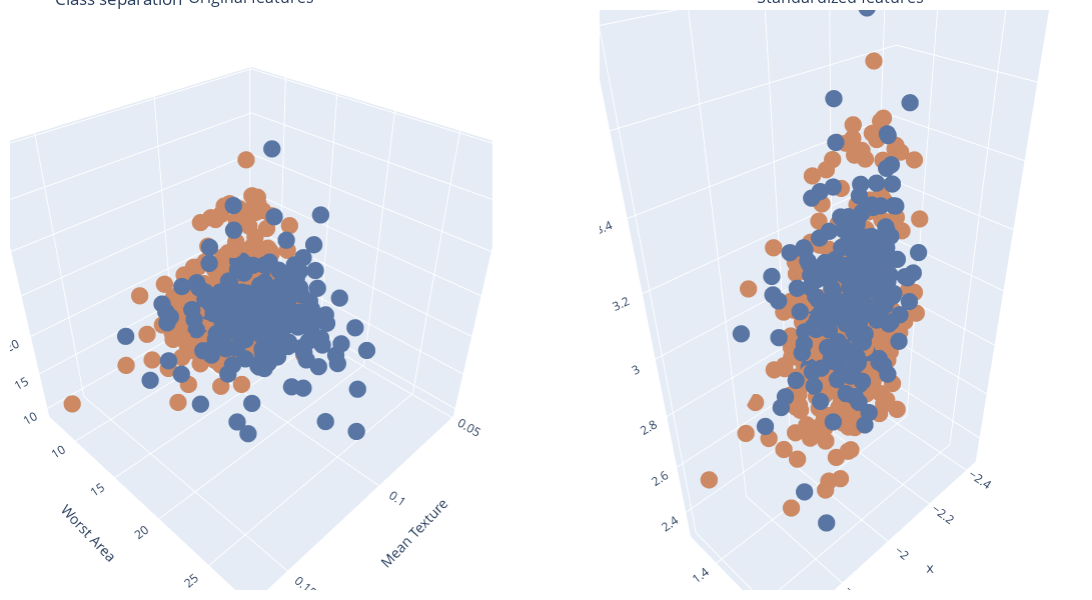

Notebook cell for this chart:
### Code cell
import plotly.graph_objects as go
from IPython.display import display
from plotly.subplots import make_subplots
from ipywidgets import interact, interact_manual

@interact
def viz_cluster_separation(
    feature1=[pair[0] +'_'+ pair[1] for pair in cluster[1]],
    feature2=[pair[0] +'_'+ pair[1] for pair in cluster[2]],
    feature3=[pair[0] +'_'+ pair[1] for pair in cluster[3]]
):
    '''
    '''
    labels = eda.data[('label', '')]
    feature1 = tuple(feature1.split('_', 1))
    feature2 = tuple(feature2.split('_', 1))
    feature3 = tuple(feature3.split('_', 1))

    fig =\
        make_subplots(
            rows=1, cols=2,
            specs=[
                [{'is_3d': True}, {'is_3d': True}]
            ],
            print_grid=False,
            subplot_titles=('Original features', 'Standardized features')
        )

    x = eda.data[feature1]
    y = eda.data[feature2]
    z = eda.data[feature3]

    fig.add_trace(
        go.Scatter3d(
            x=x,
            y=y,
            z=z,
            mode='markers',
            showlegend=False,
            
            marker=dict(
                size=6,
                color=labels,
                colorscale=['#CC8963', '#5875A4'],
                opacity=1.0
            )
        ),
        row=1, col=1
    )

    x = transformed[feature1]
    y = transformed[feature2]
    z = transformed[feature3]

    fig.add_trace(
        go.Scatter3d(
            x=x,
            y=y,
            z=z,
            mode='markers',
            showlegend=False,
            marker=dict(
                size=6,
                color=labels,
                colorscale=['#CC8963', '#5875A4'],
                opacity=1.0
            )
        ),
        row=1, col=2
    )

    fig.update_layout(
        width=1200,
        height=600,
        margin=dict(r=10, l=10, b=10, t=10),
        title_text='Class separation',
        scene = dict(
            xaxis_title='Mean Texture',
            yaxis_title='Worst Area',
            zaxis_title='Worst Smoothness'
        )
    )

    fig.show()

### Figure 1 — Plotly figure (JSON) as saved in the notebook; plotly's stock layout.template omitted (floating-point values rounded to 4 significant figures; data arrays with more than 128 entries replaced by an {"elided": "..."} marker saying what was removed)
{"data": [{"marker": {"color": {"elided": "569 int values"}, "colorscale": [[0, "#CC8963"], [1, "#5875A4"]], "opacity": 1, "size": 6}, "mode": "markers", "scene": "scene", "showlegend": false, "type": "scatter3d", "x": {"elided": "569 float values"}, "y": {"elided": "569 float values"}, "z": {"elided": "569 float values"}}, {"marker": {"color": {"elided": "569 int values"}, "colorscale": [[0, "#CC8963"], [1, "#5875A4"]], "opacity": 1, "size": 6}, "mode": "markers", "scene": "scene2", "showlegend": false, "type": "scatter3d", "x": {"elided": "569 float values"}, "y": {"elided": "569 float values"}, "z": {"elided": "569 float values"}}], "layout": {"annotations": [{"font": {"size": 16}, "showarrow": false, "text": "Original features", "x": 0.225, "xanchor": "center", "xref": "paper", "y": 1, "yanchor": "bottom", "yref": "paper"}, {"font": {"size": 16}, "showarrow": false, "text": "Standardized features", "x": 0.775, "xanchor": "center", "xref": "paper", "y": 1, "yanchor": "bottom", "yref": "paper"}], "height": 600, "margin": {"b": 10, "l": 10, "r": 10, "t": 10}, "scene": {"domain": {"x": [0, 0.45], "y": [0, 1]}, "xaxis": {"title": {"text": "Mean Texture"}}, "yaxis": {"title": {"text": "Worst Area"}}, "zaxis": {"title": {"text": "Worst Smoothness"}}}, "scene2": {"domain": {"x": [0.55, 1], "y": [0, 1]}}, "title": {"text": "Class separation"}, "width": 1200}}
